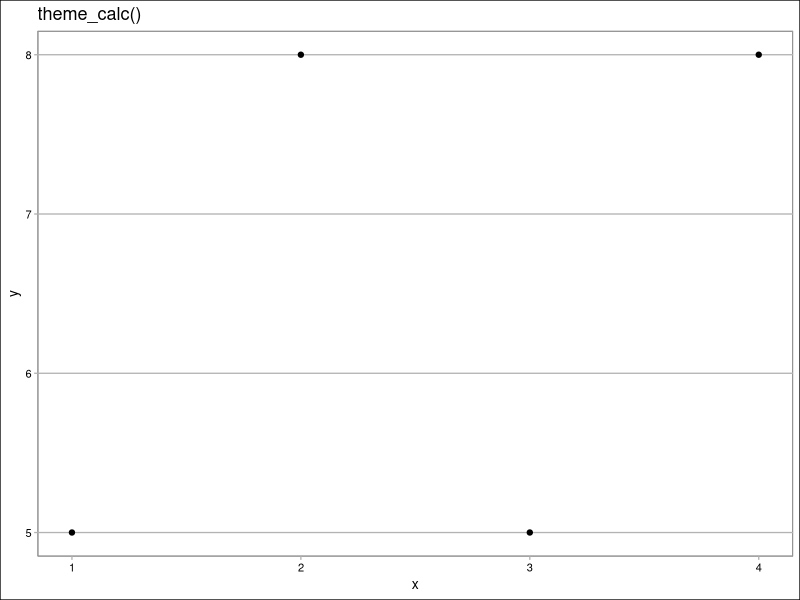
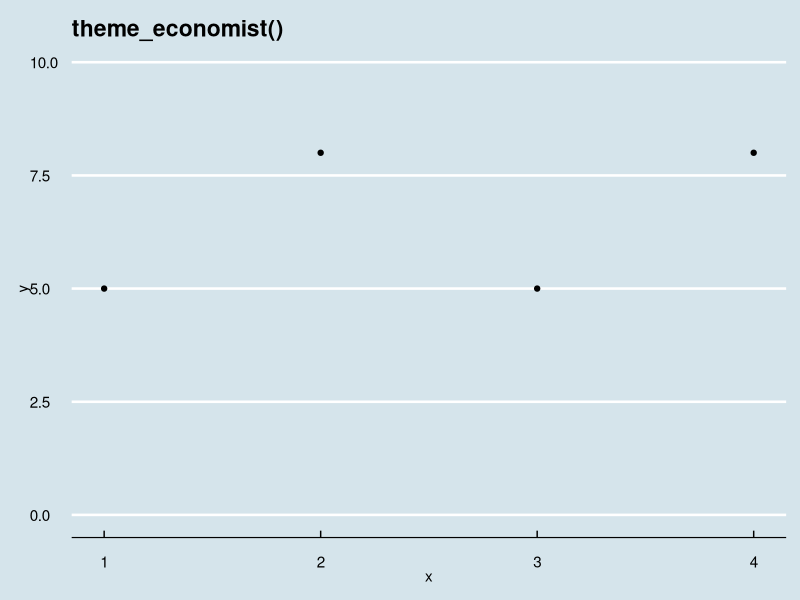
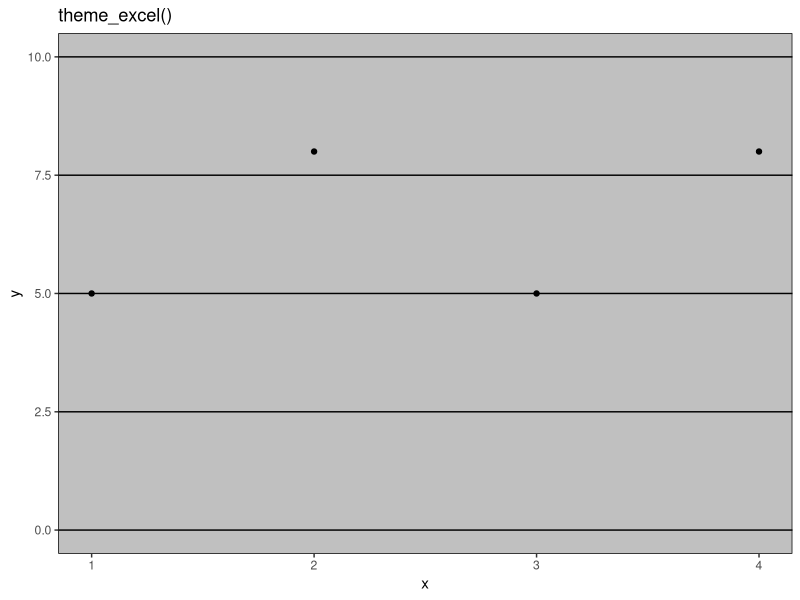
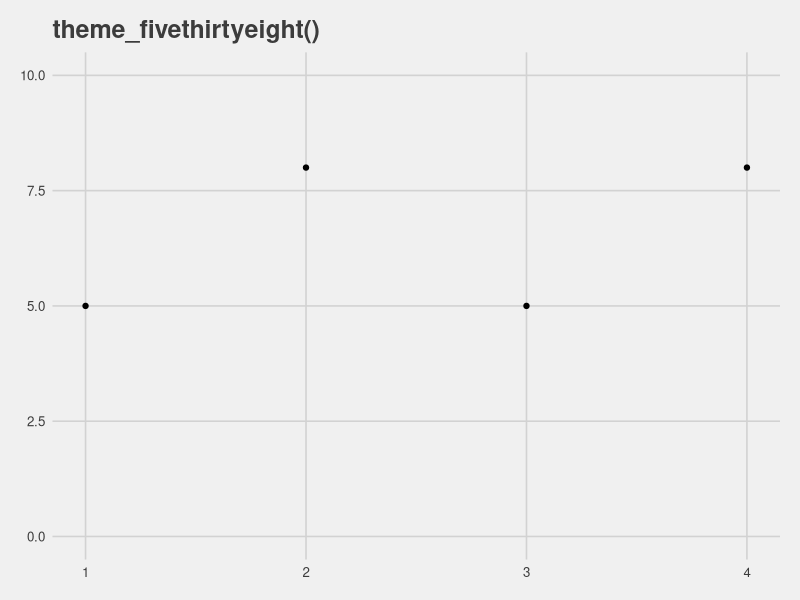
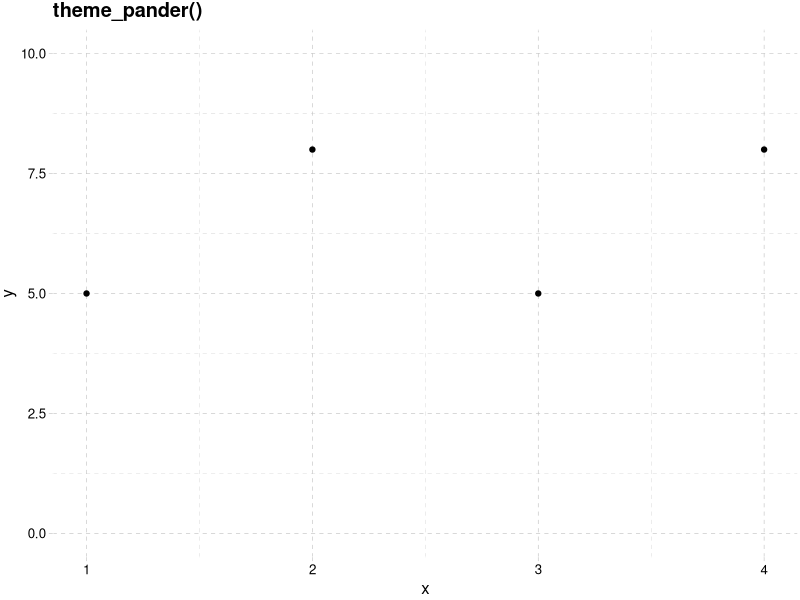
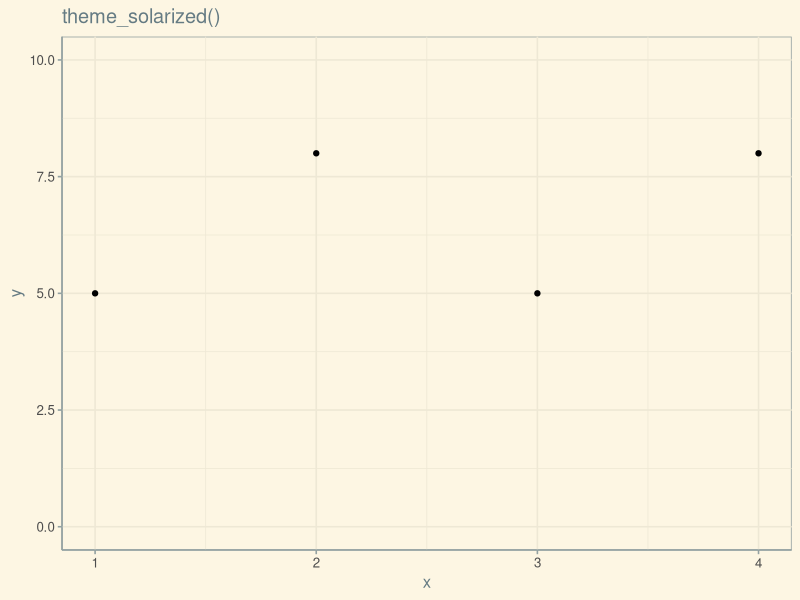
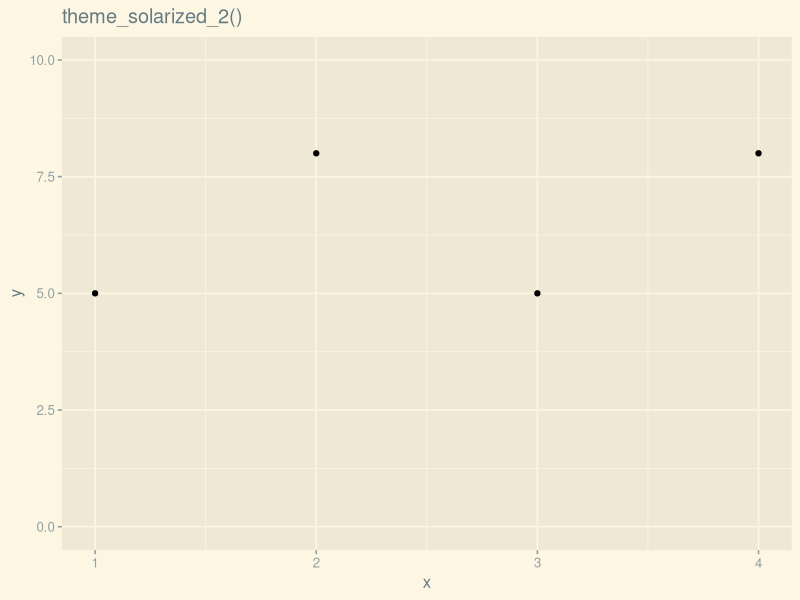
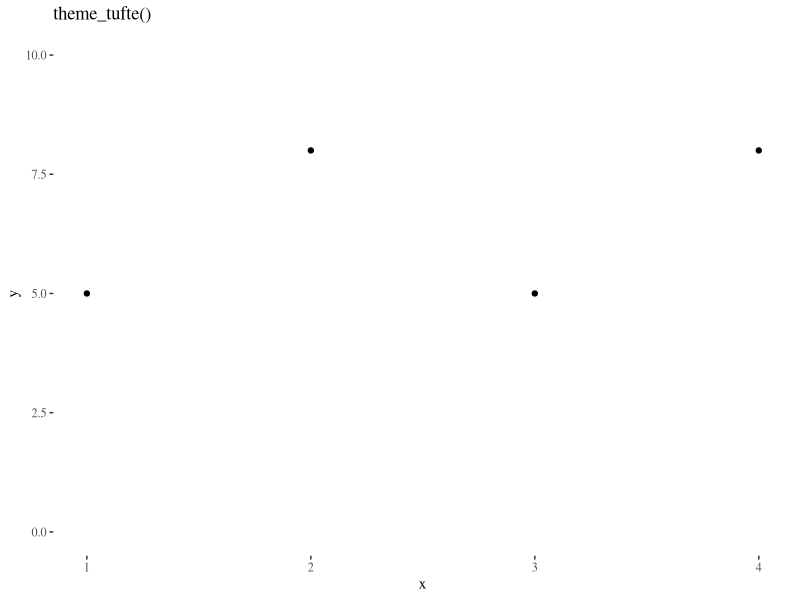

Write the R code that produced these figures, in order.
## ---- chunk 1
library(tidyverse)
library(ggthemes)
## ---- chunk 2
df <- data.frame(x = c(1:4), y = c(5,8))
df
ggplot(df, aes(x, y)) +
  geom_point() +
  theme_calc() +ggtitle("theme_calc()")

ggplot(df, aes(x, y)) +
  geom_point() +
  theme_economist() +ggtitle("theme_economist()") +
  ylim(0, 10)

ggplot(df, aes(x, y)) +
  geom_point() +
  theme_excel() +ggtitle("theme_excel()") +
  ylim(0, 10)

ggplot(df, aes(x, y)) +
  geom_point() +
  theme_fivethirtyeight() +ggtitle("theme_fivethirtyeight()") +
  ylim(0, 10)

ggplot(df, aes(x, y)) +
  geom_point() +
  theme_pander() +ggtitle("theme_pander()") +
  ylim(0, 10)

ggplot(df, aes(x, y)) +
  geom_point() +
  theme_solarized() +ggtitle("theme_solarized()") +
  ylim(0, 10)

ggplot(df, aes(x, y)) +
  geom_point() +
  theme_solarized_2() +ggtitle("theme_solarized_2()") +
  ylim(0, 10)

ggplot(df, aes(x, y)) +
  geom_point() +
  theme_tufte() +ggtitle("theme_tufte()") +
  ylim(0, 10)

ggplot(df, aes(x, y)) +
  geom_point() +
  theme_stata() +ggtitle("theme_stata()") +
  ylim(0, 10)

ggplot(df, aes(x, y)) +
  geom_point() +
  theme_wsj() +ggtitle("theme_wsj()") +
  ylim(0, 10)
## ---- chunk 3
ggplot(df, aes(x,y)) +
  geom_point() +
  theme_bw()
## ---- chunk 4
ggplot(mpg, aes(displ, hwy)) +
  geom_point(position = "jitter", aes(color = class), size = 20) +
  ggtitle("Hope this is ugly enough!!!!! Looks like a prison") +
  labs(x = "Displacement eGINE", y = "highWAY miles Per miles", color = "type of CAR") +
  theme(legend.background = element_rect(fill = "black"),
        legend.key = element_rect("lightblue"),
        legend.text = element_text(color = "white", face = "bold", size = 8),
        legend.title = element_text(color = "white", face = "bold", size = 4),
        plot.title = element_text(hjust = 1, size = 18, face = "bold", color = "red"),
        plot.background = element_rect(fill = "black", color = "grey50"),
        panel.background = element_rect(fill = "black", color = "lightblue"),
        panel.grid.major = element_line(colour = "white", size = 3, linetype = "dotted"),
        panel.grid.minor = element_line(color = "red", size = 4),
        axis.text.x = element_text(angle = 90, vjust = 1, size = 10, color = "red"),
        axis.text.y = element_text(angle = 180, hjust = 2, size = 20, color = "white")
        )
  
## ---- chunk 5
ggplot(mpg, aes(displ, hwy)) +
  geom_point(position = "jitter", aes(color = class), size = 2) +
  theme_dark() +
  ggtitle("HWY against DISPL") +
  theme(plot.background = element_rect(fill = "black")) +
  labs(x = "Displacement", y = "Highway Miles Per Hour", color = "Type of Car") +
  theme(axis.text.x = element_text(size = 10, color = "white"),
        axis.text.y = element_text(size = 10, color = "white"),
        axis.title = element_text(color = "white"),
        plot.title = element_text(color = "white", hjust = 0.5))
## ---- chunk 6
ggplot(mpg, aes(displ, hwy)) +
  geom_point(aes(color = class)) +
  ggtitle("HWY AGAINST DISPL") +
  labs(x = "Displacement", y = "Highway Miles Per Hour", color = "Type of Car") +
  theme(plot.background = element_rect(fill = "linen"),
        panel.background = element_rect(fill = "linen"),
        plot.title = element_text(hjust = 0.5, size = 15, family = "serif"),
        text = element_text(family = "serif"),
        legend.background = element_rect(fill = "linen"),
        legend.text = element_text(family = "serif"),
        panel.grid.major = element_line(linetype = "dotted", color = "black", size = 0.4),
        panel.grid.minor = element_line(linetype = "dotted", color = "grey50", size = 0.4),
        axis.line = element_line(colour = "grey50"))
## ---- chunk 7
ggplot(mpg, aes(displ, hwy)) +
  geom_point(aes(color = class)) +
  ggtitle("This is a very long title to explore the effects of hjust and vjust so let's see what will happen to the plot and answer the question")
## ---- chunk 8
ggplot(mpg, aes(displ, hwy)) +
  geom_point(aes(color = class)) +
  ggtitle("This is a very long title to explore the effects of hjust and vjust so let's see what will happen to the plot and answer the question") +
  theme(plot.title = element_text(vjust = 0.5))
## ---- chunk 9
ggplot(mpg, aes(displ, hwy)) +
  geom_point(aes(color = class)) +
  ggtitle("This is a very long title to explore the effects of hjust and vjust so let's see what will happen to the plot and answer the question") +
  theme(plot.title = element_text(vjust = 0))
## ---- chunk 10
ggplot(mpg, aes(displ, hwy)) +
  geom_point(aes(color = class)) +
  ggtitle(expression(atop("This is a very long title to explore the effects of hjust", "and vjust so let's see what will happen to the plot and answer the question"))) +
  theme(plot.title = element_text(hjust = 0.5))
